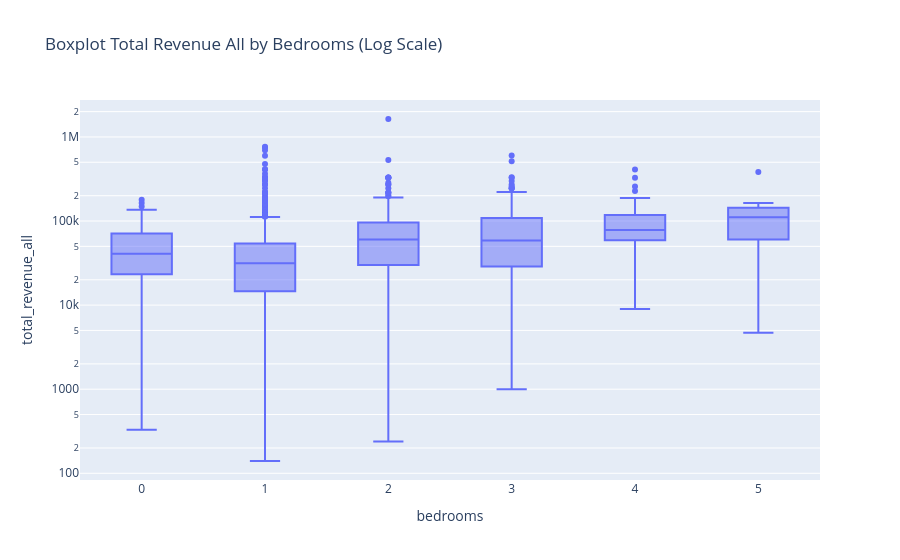

The notebook cell this image was saved under:
### Code cell
# boxplot dengan plotly
fig = px.box(
    df,
    x="bedrooms",
    y="total_revenue_all",
    title="Boxplot Total Revenue All by Bedrooms (Log Scale)",
    log_y=True   # <--- aktifkan log scale
)
fig.show()

summary = df.groupby("bedrooms")["total_revenue_all"].describe()
print(summary)

### Figure 1 — Plotly figure (JSON) as saved in the notebook; plotly's stock layout.template omitted (floating-point values rounded to 4 significant figures; data arrays with more than 128 entries replaced by an {"elided": "..."} marker saying what was removed)
{"data": [{"alignmentgroup": "True", "hovertemplate": "bedrooms=%{x}<br>total_revenue_all=%{y}<extra></extra>", "legendgroup": "", "marker": {"color": "#636efa"}, "name": "", "notched": false, "offsetgroup": "", "orientation": "v", "showlegend": false, "type": "box", "x": {"elided": "3482 int values"}, "x0": " ", "xaxis": "x", "y": {"elided": "3482 int values"}, "y0": " ", "yaxis": "y"}], "layout": {"boxmode": "group", "legend": {"tracegroupgap": 0}, "title": {"text": "Boxplot Total Revenue All by Bedrooms (Log Scale)"}, "xaxis": {"anchor": "y", "domain": [0, 1], "title": {"text": "bedrooms"}}, "yaxis": {"anchor": "x", "domain": [0, 1], "title": {"text": "total_revenue_all"}, "type": "log"}}}
